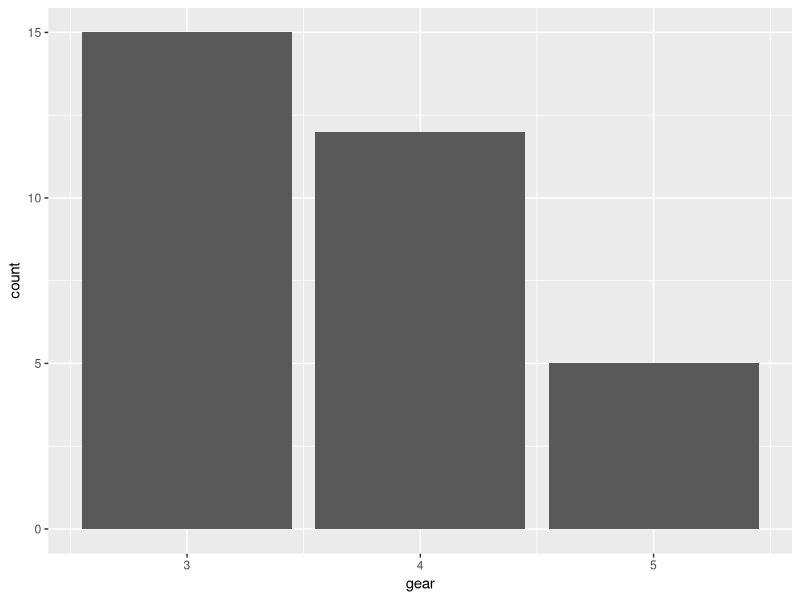
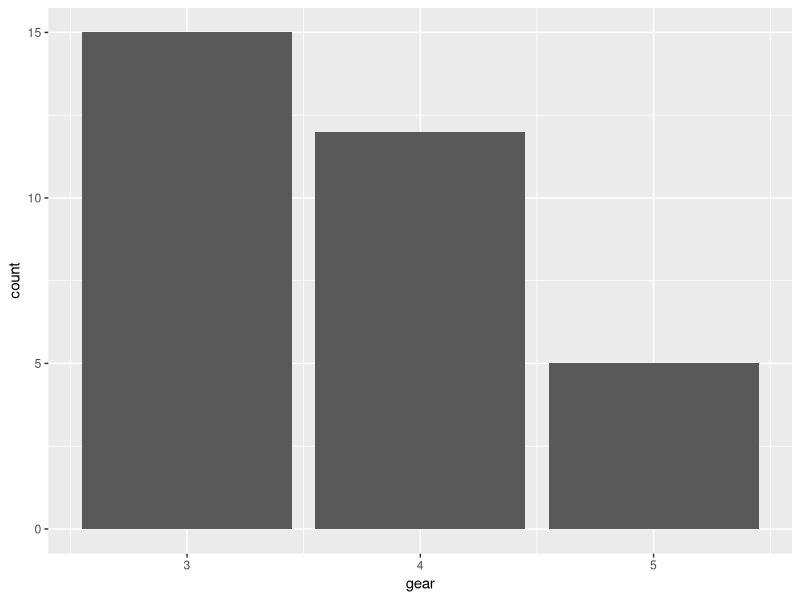
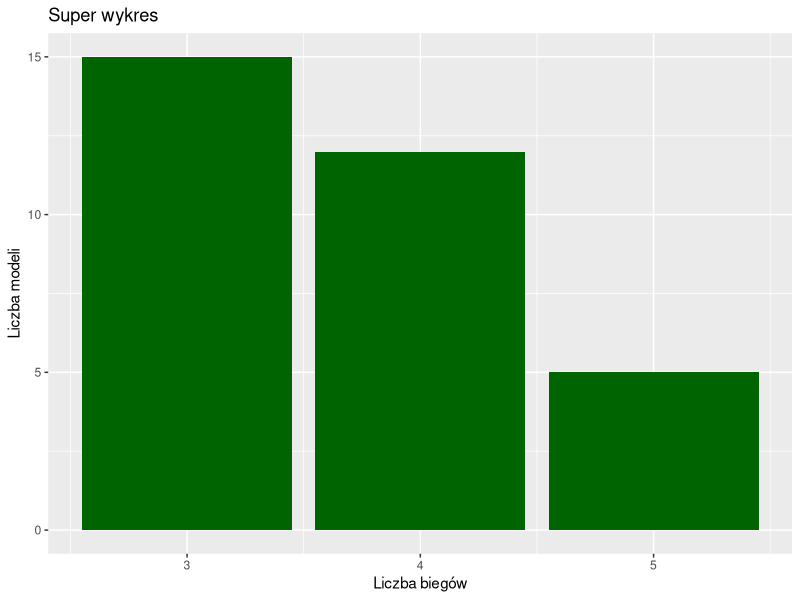
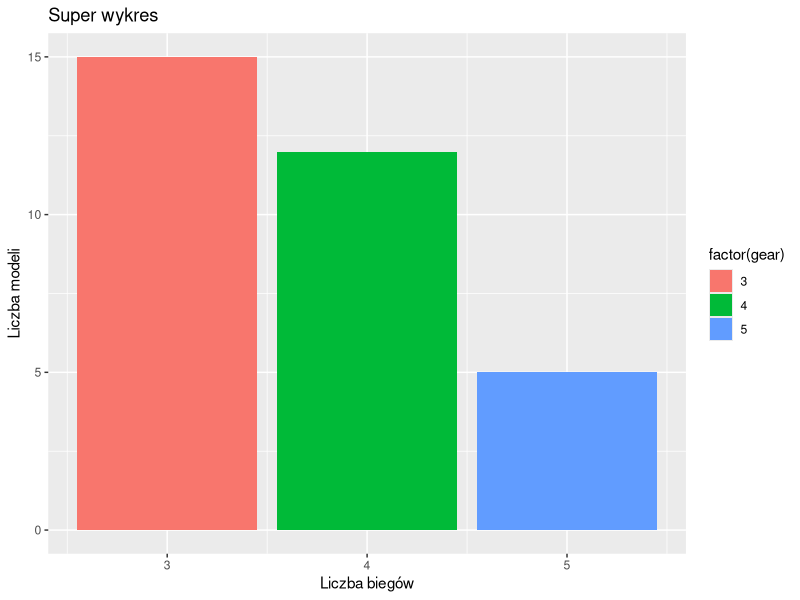
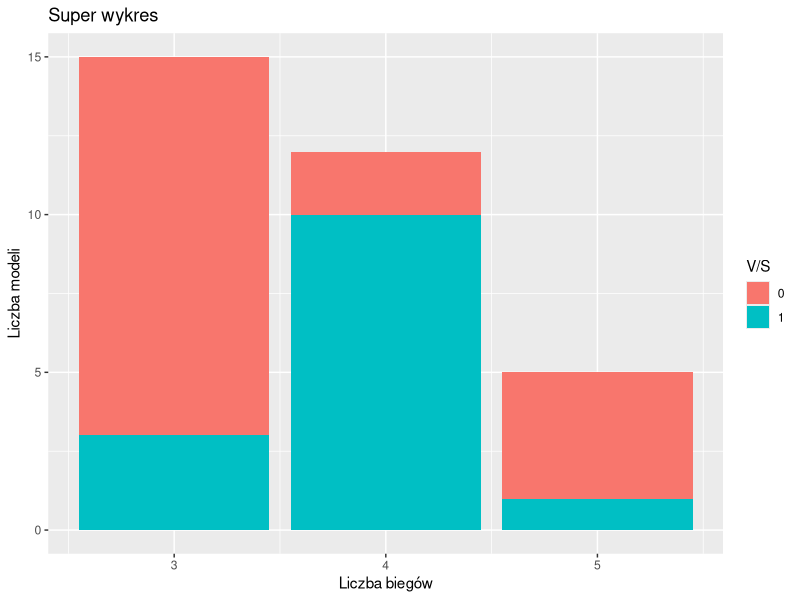
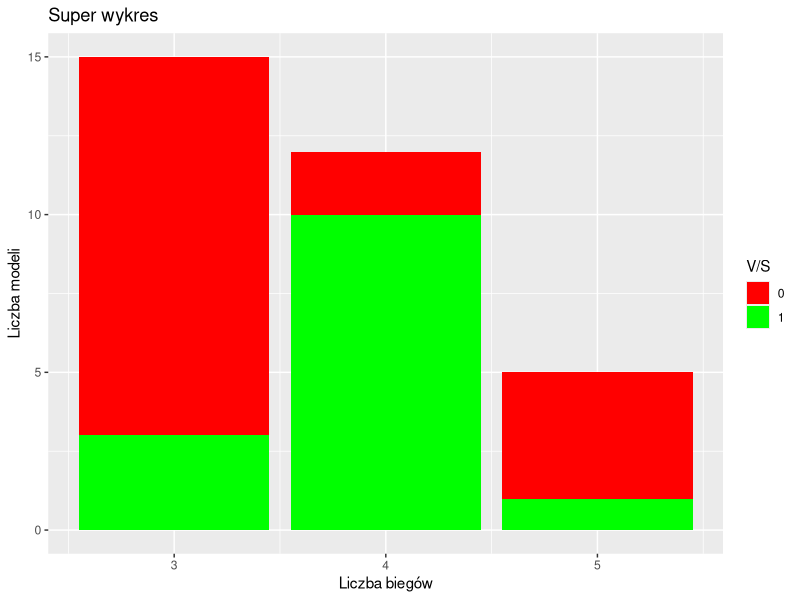
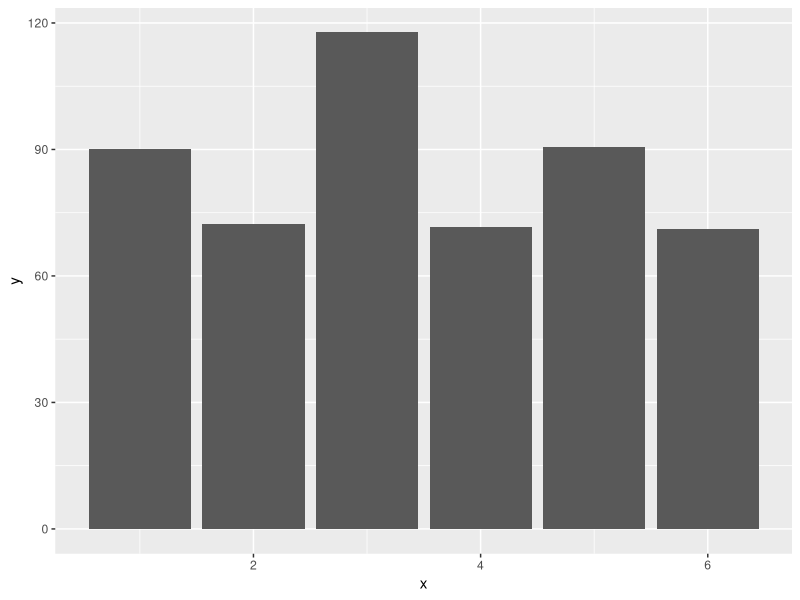
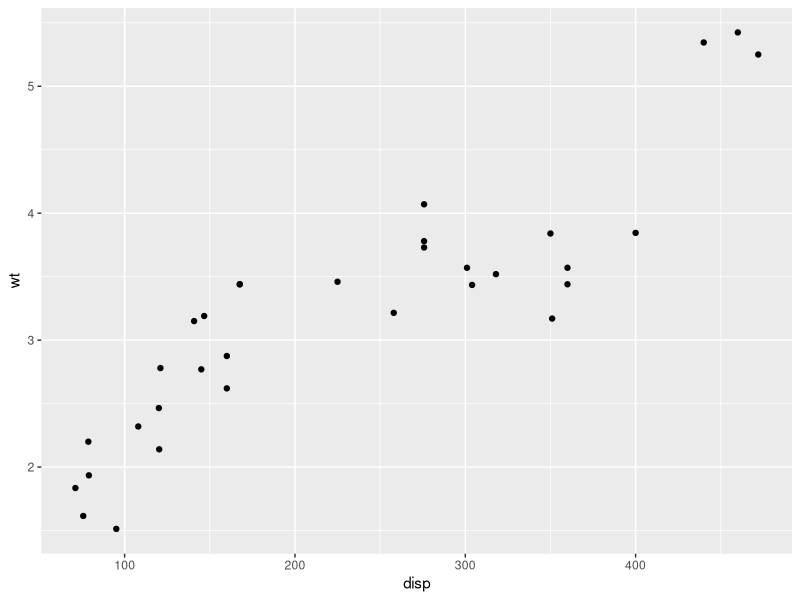

Reproduce these figures in R, in order.
###################################################
### Dodatkowe materiały
###################################################

# https://r4ds.had.co.nz/data-visualisation.html
# https://r4ds.had.co.nz/graphics-for-communication.html
# http://ggplot2.orgxw
# A szczególnie: http://docs.ggplot2.org/
# A ggforce bardzo ładnie rozszerza:
#     https://ggforce.data-imaginist.com/

###################################################
### Kilka prostych wykresów
###################################################

# install.packages("ggplot2")

library(ggplot2)

# wykres słupkowy
# ile jest różnych modeli dla każdej z wartości gear
ggplot(mtcars, aes(x = gear)) + # w ggplot jest '+', a nie '%>%'
  geom_bar()


# jak przypiszemy do zmiennej, to wykres nie jest renderowany
plot = ggplot(mtcars, aes(x = gear)) +
  geom_bar()


# żeby go wyrenderować, trzeba tę zmienną wywołać
plot


# ozdóbmy go trochę
ggplot(mtcars, aes(x = gear)) +
  geom_bar(fill = "darkgreen") +       # pomalumy na ciemno zielono
  xlab("Liczba biegów") +              # dodajmy opis osi X
  ylab("Liczba modeli") +              # dodajmy opis osi Y
  ggtitle("Super wykres")              # dodajmy tytuł
  

ggplot(mtcars, aes(x = gear, fill = factor(gear))) + # wg czego ma wypełniać
  geom_bar() +
  xlab("Liczba biegów") +
  ylab("Liczba modeli") +
  ggtitle("Super wykres")


# dodajmy podział wg. v/s
ggplot(mtcars, aes(x = gear, fill = factor(vs))) + # wg czego ma wypełniać
  geom_bar() +
  xlab("Liczba biegów") +
  ylab("Liczba modeli") +
  scale_fill_discrete(name = "V/S") + # nazwa legendy
  ggtitle("Super wykres")


# użyjmy własnych kolorów
ggplot(mtcars, aes(x = gear, fill = factor(vs))) +
  geom_bar() +
  xlab("Liczba biegów") + 
  ylab("Liczba modeli") + 
  scale_fill_manual(name = "V/S", values = c("red","green")) + # bo chcemy czerwony i zielony
  ggtitle("Super wykres")



# a jeżeli chcemy, chcemy aby powstał wykres, gdy mamy dane już przeliczone:
df = data.frame(x = 1:6, y = rnorm(6, mean = 100, sd = 20))

ggplot(df, aes(x = x, y = y)) +
  geom_bar(stat = "identity") # stat = "identity" mówi:
                              # nie zliczaj, weź to co jest w y




# wykres punktowy - scatterplot
ggplot(mtcars, aes(x = disp, y = wt)) +
  geom_point()


# wykres pudełkowy - boxplot
ggplot(mtcars, aes(x = factor(gear), y = wt)) + # factor, aby wartość była traktowana jako etykieta, nie liczba
  geom_boxplot()


# histogram
ggplot(mtcars, aes(x = wt)) +
  geom_histogram(bins = 7)

ggplot(mtcars, aes(x = wt)) +
  geom_freqpoly(bins = 7)





###################################################
### Zapisywanie
### ggsave(nazwa_pliku_z_rozszerzeniem, wykres)
###################################################

plot = ggplot(mtcars, aes(x = gear, fill = factor(vs))) +
  geom_bar() +
  xlab("Liczba biegów") + 
  ylab("Liczba modeli") + 
  scale_fill_manual(name = "V/S", values = c("red","green")) +
  ggtitle("Super wykres")   


ggsave("wykres.png", plot)
ggsave("wykres.pdf", plot)




###################################################
### Zadanie GGPLOT1
###################################################

# Zrób wykres punktowy (scatterplot) pokazujący 
# zależność między Sepal.Length a Sepal.Width
# we wbudowanym datasecie iris.

?iris

